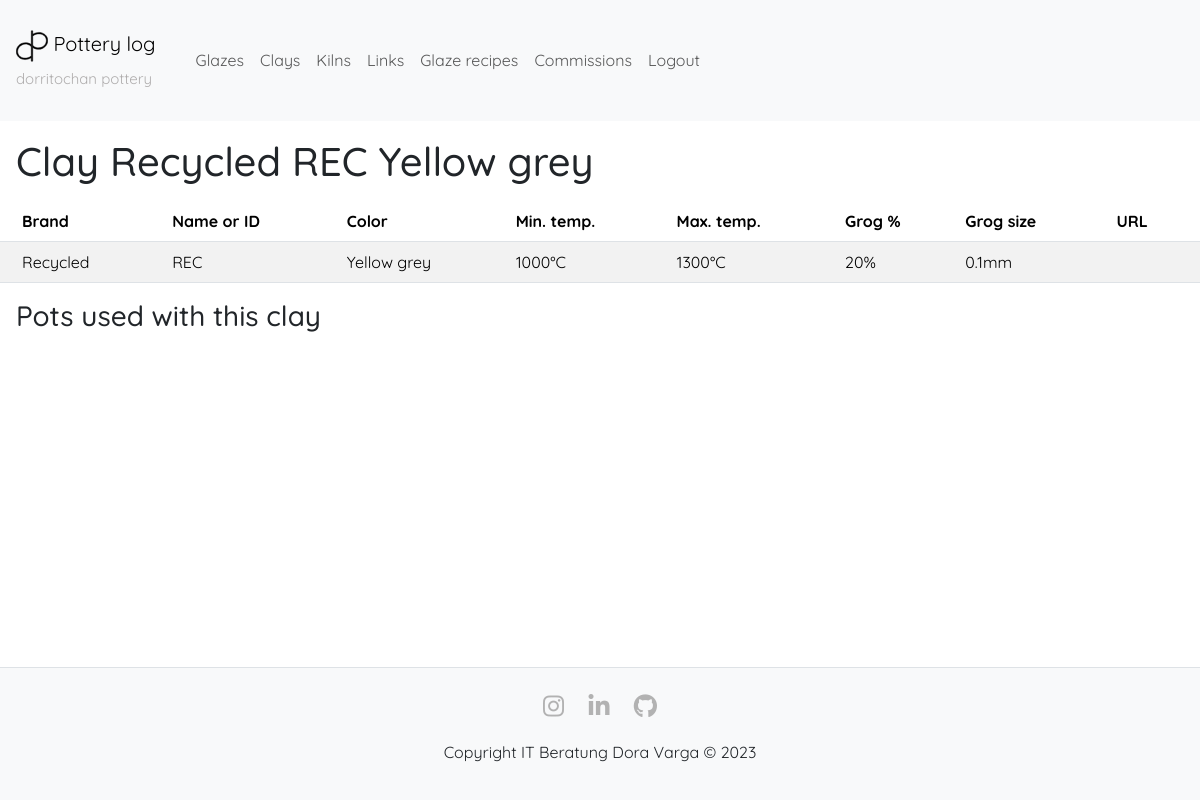
The page /showclay/4 (signed in) on the database as committed earlier.
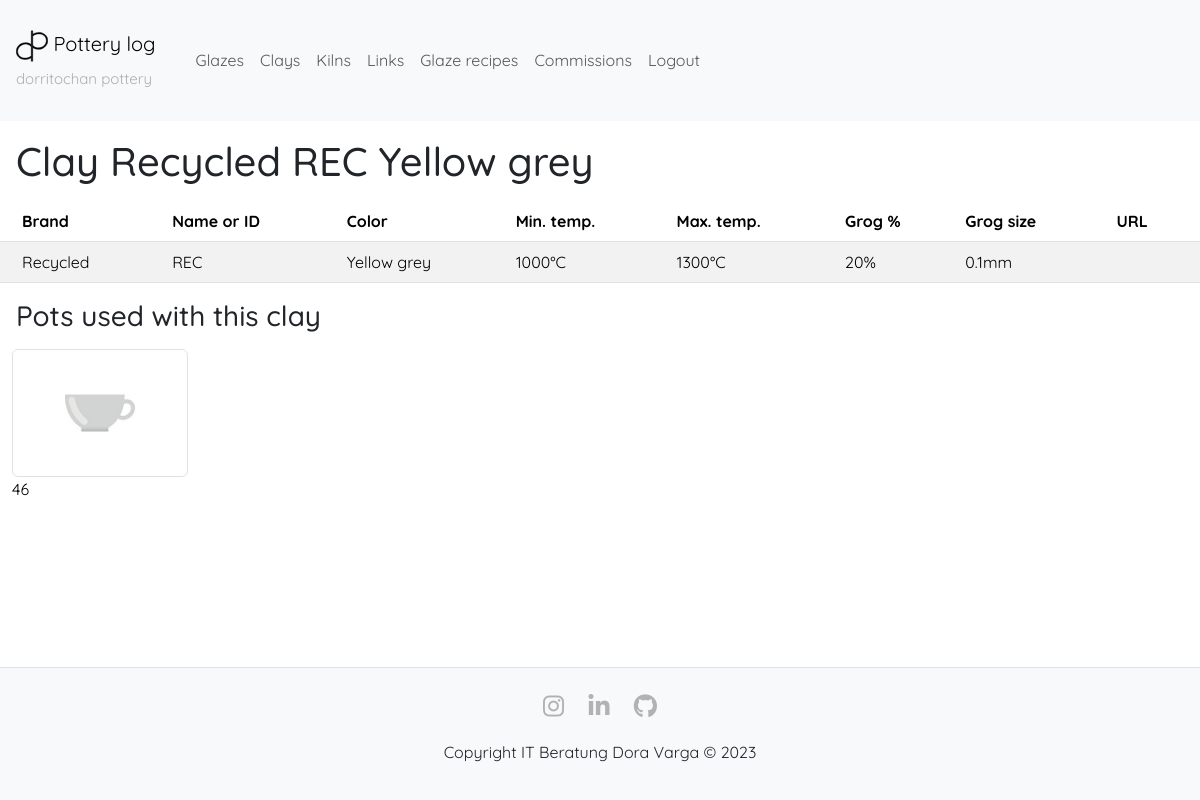
The same page on the database as committed later.
### app/models.py (models this page shows, shortened)
class Pot(db.Model):
    __tablename__ = 'pot'
    id = db.Column(db.Integer, primary_key=True)
    vessel_type = db.Column(db.String(50))
    clay_type = db.Column(db.Integer, db.ForeignKey('clay.id'), index=True)
    author = db.Column(db.String(30), index=True)
    images = db.relationship('Image', back_populates='pot', cascade='all, delete-orphan')
    primary_image = db.Column(db.String(255))
    throw_date = db.Column(db.DateTime, index=True, default=lambda: germany_timezone.localize(datetime.now()))
    throw_weight = db.Column(db.Integer, index=True) # in g
    throw_height = db.Column(db.String(140)) # in cm
    throw_width = db.Column(db.String(140)) # in cm
    throw_notes = db.Column(db.Text)
    trim_date = db.Column(db.DateTime, index=True)
    trim_weight = db.Column(db.Integer, index=True) # in g
    trim_surface_treatment = db.Column(db.String(140), index=True)
    trim_notes = db.Column(db.Text)
    bisque_fire_start = db.Column(db.DateTime, index=True)
    bisque_fire_program_id = db.Column(db.Integer, db.ForeignKey('firing_program.id'), index=True)
    bisque_fired_with_program = db.relationship('FiringProgram', back_populates='bisque_pots', foreign_keys=[bisque_fire_program_id])
    bisque_fire_kiln_id = db.Column(db.Integer, db.ForeignKey('kiln.id'), index=True, default=1)
    bisque_fired_with_kiln = db.relationship('Kiln', back_populates='bisque_fired_pots', foreign_keys=[bisque_fire_kiln_id])
    bisque_fire_end = db.Column(db.DateTime)
    bisque_fire_open = db.Column(db.DateTime)
    bisque_fire_notes = db.Column(db.Text)
    glaze_date = db.Column(db.DateTime, index=True)
    used_glazes = db.relationship('PotGlaze', back_populates='pot', lazy='dynamic', cascade='all, delete-orphan')
    glaze_notes = db.Column(db.Text)
    glaze_fire_start = db.Column(db.DateTime, index=True)
    glaze_fire_program_id = db.Column(db.Integer, db.ForeignKey('firing_program.id'), index=True)
    glaze_fired_with_program = db.relationship('FiringProgram', back_populates='glaze_pots', foreign_keys=[glaze_fire_program_id])
    glaze_fire_kiln_id = db.Column(db.Integer, db.ForeignKey('kiln.id'), index=True, default=1)
    glaze_fired_with_kiln = db.relationship('Kiln', back_populates='glaze_fired_pots', foreign_keys=[glaze_fire_kiln_id])
    glaze_fire_end = db.Column(db.DateTime, index=True)
    glaze_fire_open = db.Column(db.DateTime, index=True)
    glaze_fire_notes = db.Column(db.Text)

### app/controller.py (the view)
@app.route('/showclay/<int:clay_id>')
@login_required
def show_clay(clay_id):
    clay = Clay.query.get_or_404(clay_id)
    return render_template('showclay.html', title='Clay {}'.format(clay.get_clay_name()), clay=clay)

### app/models.py (called while the page is built)
@login.user_loader
def load_user(id):
    return User.query.get(int(id))

    def get_clay_name(self):
        brand = self.brand or ''
        name_id = self.name_id or ''
        color = self.color or ''
        return '{} {} {}'.format(brand, name_id, color)

### app/templates/showclay.html (shortened to what this page needs)
{% extends 'layout.html' %}
{% block main %}
<h1 class="m-3">Clay {{ clay.get_clay_name() }}</h1>
<table class="table table-striped">
    <thead>
        <tr>
            <th>Brand</th>
            <th>Name or ID</th>
            <th>Color</th>
            <th>Min. temp.</th>
            <th>Max. temp.</th>
            <th>Grog %</th>
            <th>Grog size</th>
            <th style="padding: 8px 13px;">URL</th>
        </tr>
    </thead>
    <body>
        <tr>
            <td class="vertical-center">{{ clay.brand or '' }}</td>
            <td class="vertical-center">{{ clay.name_id or '' }}</td>
            <td class="vertical-center">{{ clay.color or '' }}</td>
            <td class="vertical-center">{{ clay.temp_min ~ '°C' if clay.temp_min else '' }}</td>
            <td class="vertical-center">{{ clay.temp_max ~ '°C' if clay.temp_max else '' }}</td>
            <td class="vertical-center">{{ clay.grog_percent ~ '%' if clay.grog_percent else '' }}</td>
            <td class="vertical-center">{{ clay.grog_size_max ~ 'mm' if clay.grog_size_max else '' }}</td>
            <td class="vertical-center">
            </td>
        </tr>
    </body>
</table>
<h3 class="m-3">Pots used with this clay</h3>
<div class="container-fluid">
    <div class="row">
        {% for pot in clay.pots %}
            <a href="{{ url_for('edit_pot', pot_id=pot.id) }}" class="col-md-2 link-image-label">
                <div id="photo-thumbnail-{{ loop.index0 }}">
                    {% if pot.primary_image %}
                        <img src="{{ url_for('static', filename='photos/' + pot.primary_image) }}" alt="Selected Photo" style="width: 14rem; height: 8rem; object-fit: cover;" class="img-thumbnail">
                    {% else %}
                        <img src="{{ url_for('static', filename='photos/default_mug.jpg') }}" alt="Default photo" style="width: 14rem; height: 8rem; object-fit: cover;" class="img-thumbnail">
                    {% endif %}
                </div>
                {{ pot.id }}
            </a>
        {% endfor %}
    </div>
</div>
{% endblock %}

Rows that differ between the two databases and show on the page:
now on this page (row edited): Pot: id "46"
